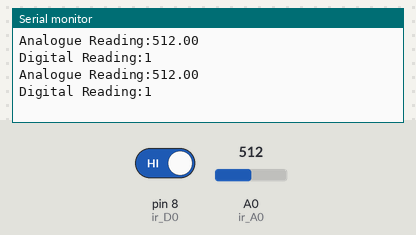
Simulated run of this sketch. Board: Arduino Uno, built with avr-gcc and run on an emulated ATmega328P. Parts: the last lines printed to the serial monitor. Inputs (shaded band) come from the test bench; at power-on: A0 (ir_A0) = 512, pin 8 (ir_D0) HIGH.

Above: at 2.3 s.
2.4 s: A0 (ir_A0) set to 716
At 3.6 s:
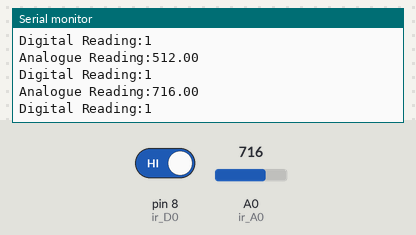
4.5 s: pin 8 (ir_D0) driven LOW
At 5.7 s:
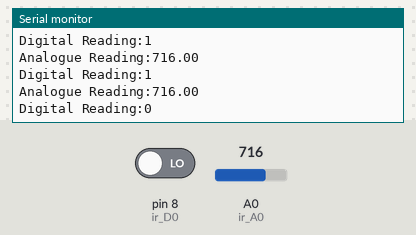
6.6 s: A0 (ir_A0) set to 900
At 8.3 s:
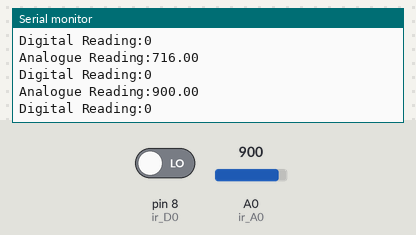
Timing chart, 0 to 9.8 s (numbered marks = the images above; inputs shaded):
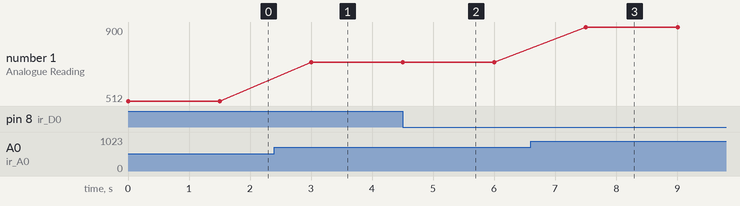

The sketch:

IR_Sensor-_Microcontroller.ino
```cpp
  /* IR basic sensor- by alex tuddenham 2020 */

  const int ir_A0 =A0; //Assign IR sensor Analogue in to Arduino pin A0
  const int ir_D0 =8; // Assign IR sensor Digital in to Arduino pin 8

void setup() {

  pinMode (ir_A0 ,INPUT);
  pinMode (ir_D0 ,INPUT); //assigns as input pins (will read operations only)
  Serial.begin(9600);

}

float analog_read_value;
bool digital_read_value;

void loop() { //constantly runs
  analog_read_value = analogRead(ir_A0); //read analogue pin
   digital_read_value =  digitalRead(ir_D0); //read digital pin

  Serial.print("Analogue Reading:");
  Serial.println(analog_read_value);
  Serial.print("Digital Reading:");
  Serial.println(digital_read_value);

  delay(1500);


}
```

Measured:
- after the input at 2.4 s, the serial monitor: prints a new line after 0.60 s (image 1)
- after the input at 4.5 s, the serial monitor: prints a new line at once (image 2)
- after the input at 6.6 s, the serial monitor: prints a new line after 0.90 s (image 3)
- plotted number 1: 512 → 716 after the input at 2.4 s, 716 → 900 after the input at 6.6 s
